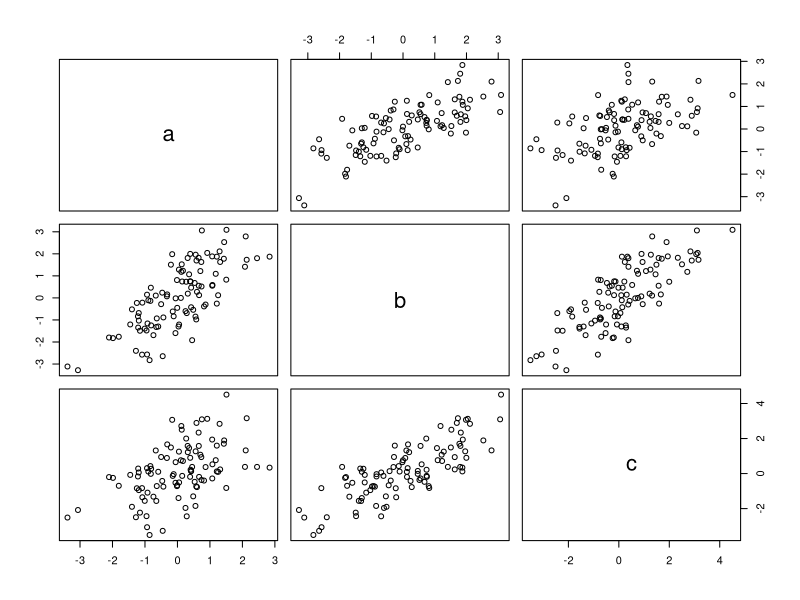

Generate this figure with R:
# Text behind the #-sign is not evaluated as code by R. 
# This is useful, because it allows you to add comments explaining what the script does.

# In this script, replace the ... with the appropriate commands.

x1 = rnorm(100)
x2 = rnorm(100)
x3 = rnorm(100)
t = data.frame(a=x1, b=x1+x2, c=x1+x2+x3)
plot(t)
